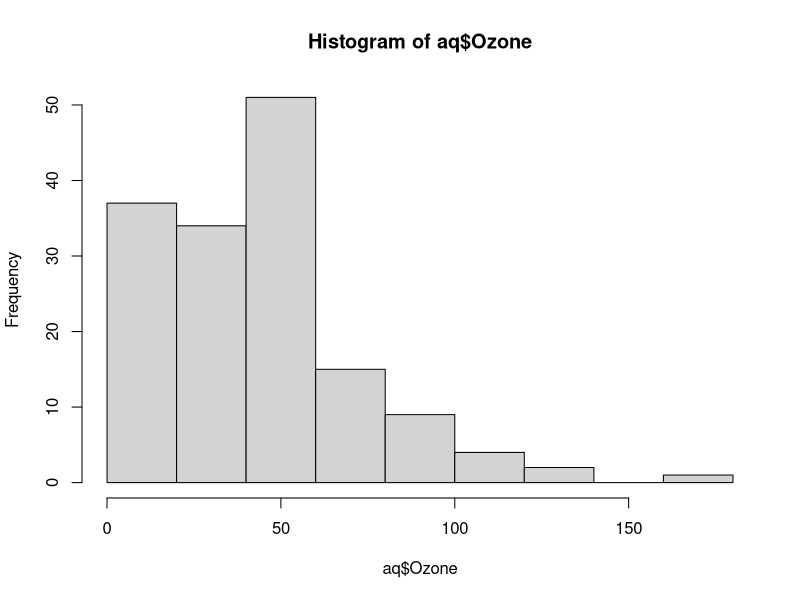
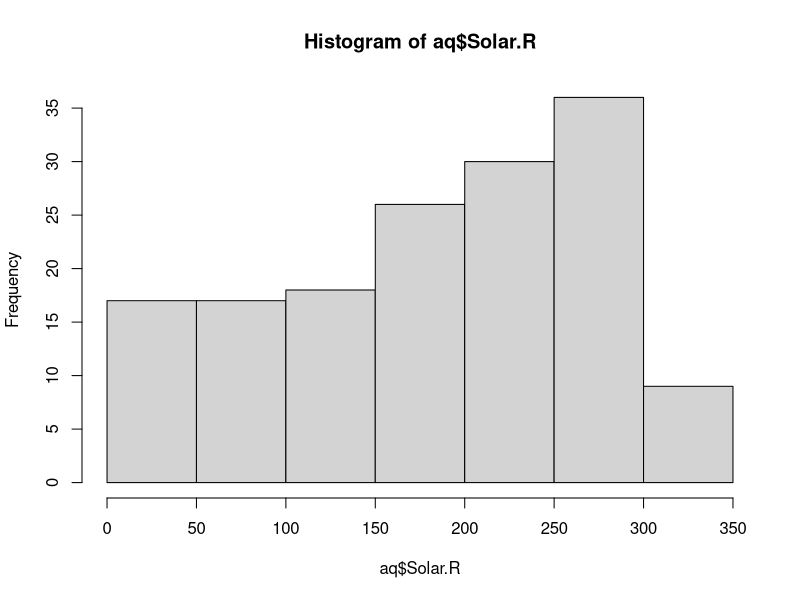
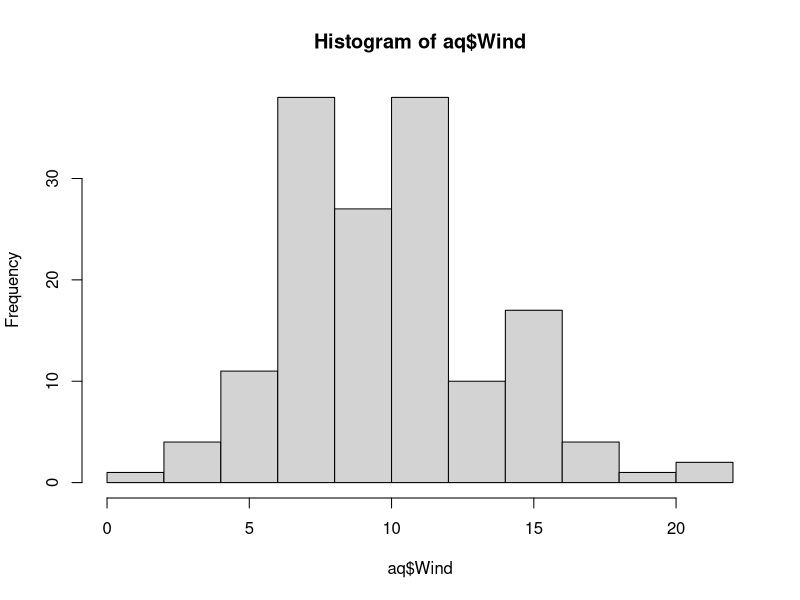
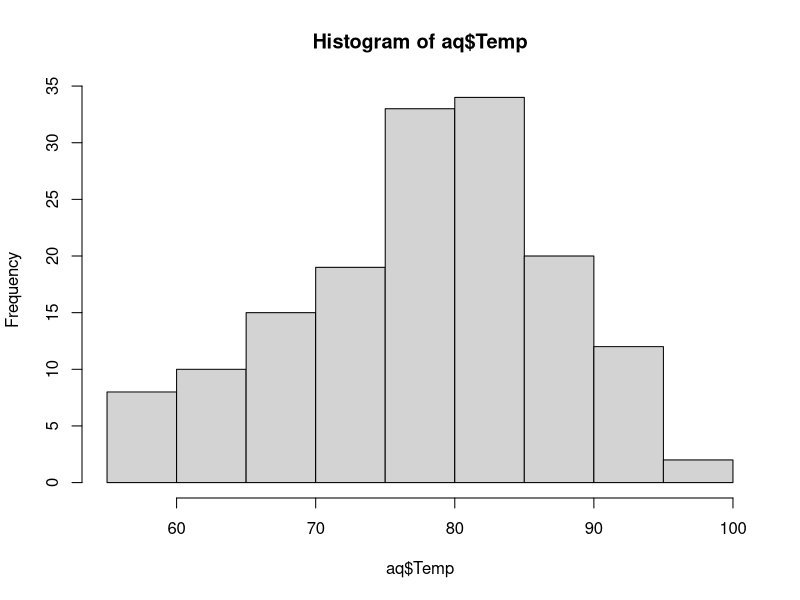
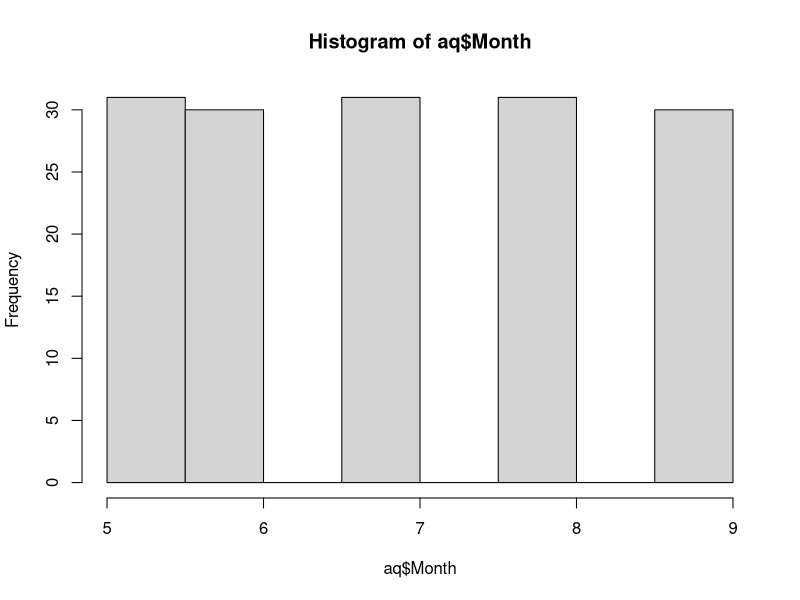
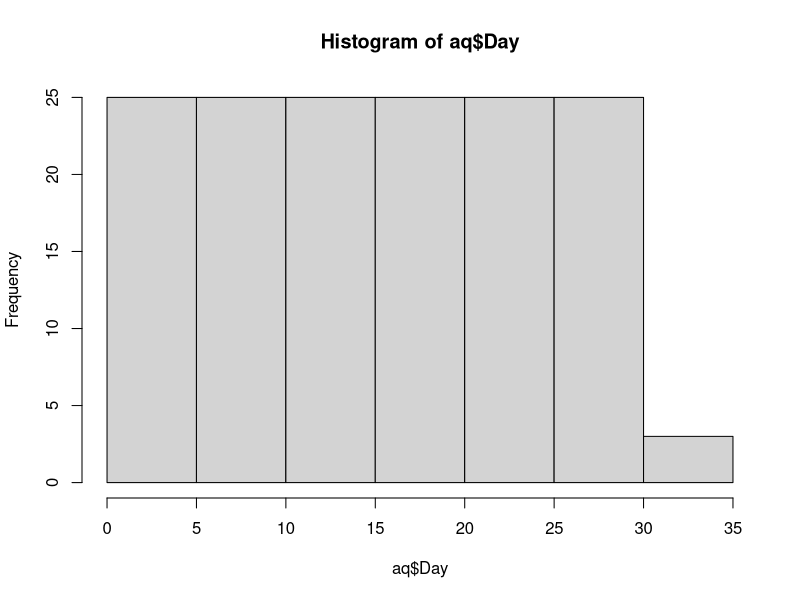
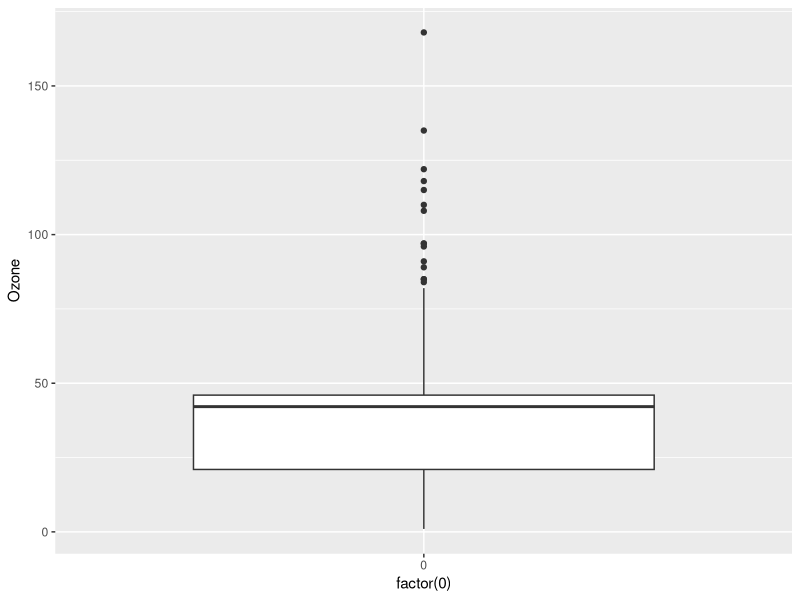
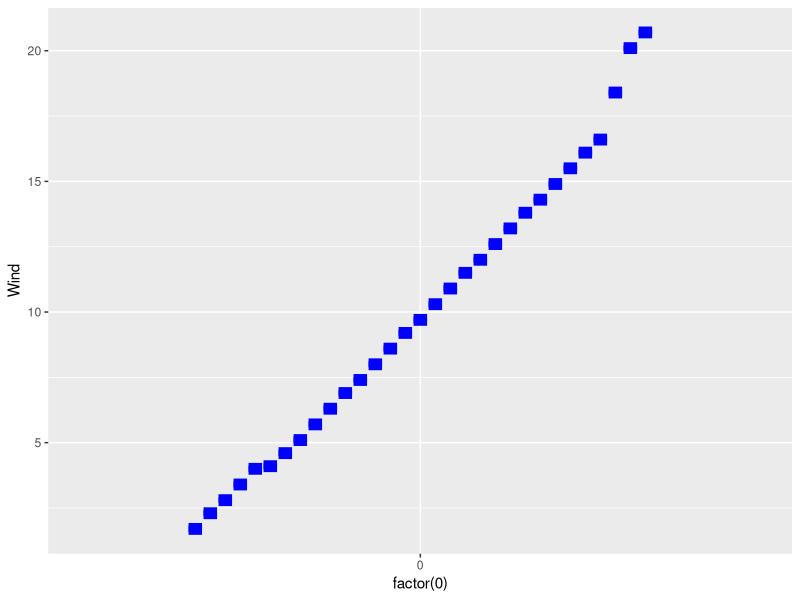

Source code (R) for these figures, in order:
#IST 687
#Yuhui Zhong - Lab Section Thus.12:30-13:50
#Homework 6

#import ggplot2 & reshape
install.packages('ggplot2')
install.packages("reshape")
library(ggplot2)
library(reshape)
#Step 1: Load the data
#We will use the airquality data set, that you should already have as part of your R installation.
airquality

#Step 2: Clean the data
#After you load the data, there will be some NAs in the data. You need to figure out what to do about those nasty NAs.
#load data to a variable
aq <- airquality

#replace NAs with mean value of this column
aq$Ozone[is.na(aq$Ozone)] <- mean(aq$Ozone, na.rm=TRUE) 
aq$Solar.R[is.na(aq$Solar.R)] <- mean(aq$Solar.R, na.rm=TRUE) 

#Step 3: Understand the data distribution
#Create the following visualizations:
#.	Histograms for each of the variables
hist(aq$Ozone)
hist(aq$Solar.R)
hist(aq$Wind)
hist(aq$Temp)
hist(aq$Month)
hist(aq$Day)

#.	Boxplot for Ozone, and boxplots for different wind values (round the wind to get a good number of "buckets"
ggplot(aq, aes(x = factor(0), y = Ozone)) + geom_boxplot()
ggplot(aq, aes(x = factor(0), y = Wind, group = Wind)) + geom_boxplot(color = "blue", size=2)
                                                             
#Step 3: Explore how the data changes over time
#First, make sure to create appropriate dates (this data was from 1973). 
aq$Date <- as.Date(paste("1973", airquality$Month, airquality$Day, sep = "-"))
#Then create line charts for ozone, temp, wind and solar.R
ggplot(aq, aes(x = Date, y = Ozone)) + geom_line(color = "blue", size = 2)
ggplot(aq, aes(x = Date, y = Temp)) + geom_line(color = "red", size = 2)
ggplot(aq, aes(x = Date, y = Wind)) + geom_line(color = "green", size = 2)
ggplot(aq, aes(x = Date, y = Solar.R)) + geom_line(color = "yellow", size = 2)

#Creating scale function for effectively drawing four lines in one chart
scale <- function(v){
  min <- min(v)
  max <- max(v)
  v1 <- (v-min)/(max-min)
  return (v1)
}

#scale first four cols into a vector called saq
saq <- sapply(aq[,1:4], scale)

#unlist the date col
date <- unlist(aq$Date)

#combine saq and date into a new datafream
saqdf <- data.frame(saq, date)

#melt the data with id = col date
saqdfm <- melt(saqdf, id=c("date"))
saqdfm

#(one line chart for each, and then one chart with 4 lines, each having a different color). 
ggplot(saqdfm, aes(x=date, y=value, color=variable, group=variable)) + geom_line(size = 2) + ggtitle('LineChart for AirQuality')
#Note that for the chart with 4 lines, you need to think about how to effectively use the y-axis.
                                                             
#Step 4: Look at all the data via a Heatmap
#Create a heatmap, with each day along the x-axis and ozone, temp, wind and solar.r along the y-axis, and days as rows along the y-axis. 
ggplot(saqdfm, aes(x=date, y=variable)) + geom_tile(aes(fill=saqdfm$value)) + scale_fill_gradient(low='white',high='red') + ggtitle('Heatmap for AirQuality')
#Note that you need to figure out how to show the relative change equally across all the variables.
ggplot(saqdfm, aes(x=variable, y=date)) + geom_tile(aes(fill=saqdfm$value)) + scale_fill_gradient(low='white',high='red') + ggtitle('Heatmap for AirQuality')

                                                             
#Step 5: Look at all the data via a scatter chart
#Create a scatter chart, with the x-axis representing the wind, 
#the y-axis representing the temperature, 
#the size of each dot representing the ozone and the color representing the solar.R
ggplot(saqdf, aes(x=Wind, y=Temp)) + geom_point(aes(size=Ozone, color=Solar.R))

                                                             
#Step 6: Final Analysis
#.	Do you see any patterns after exploring the data?  
#Yes, color and chart type have great impact on the results.
#.	What was the most useful visualization?
#In my point of view, the heat map works best for now.                                                             
